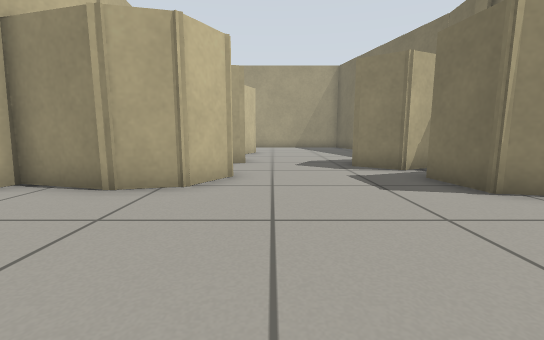
View 1 (above)

20 first-person views from a walk through a world built for the Gazebo simulator. The camera is 0.5 m above the floor, tilts 8° down and sees 90° across. The floor is counted in squares, 0.5 m on a side. Each view is taken from the middle of a square. On the plan, view 1 faces up. The plan holds only what a view shows up to about 11 squares ahead; the rest is blank. The place goes on beyond the plan. Robots are left out.

View 2
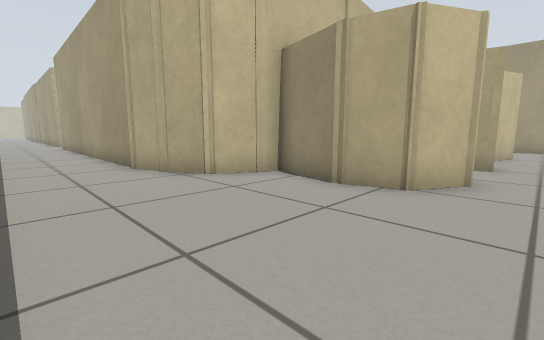

View 3
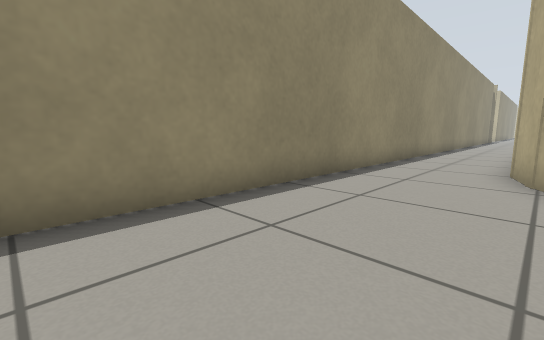

View 4
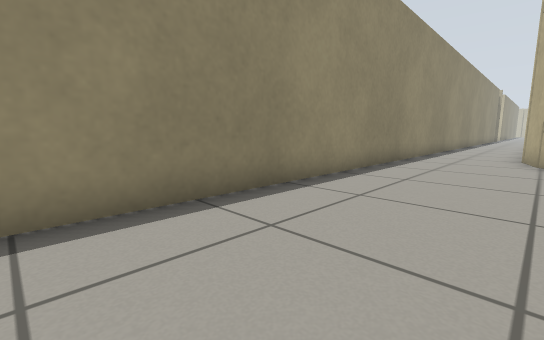

View 5
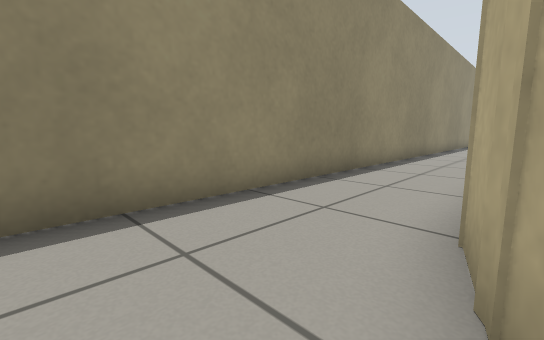

View 6
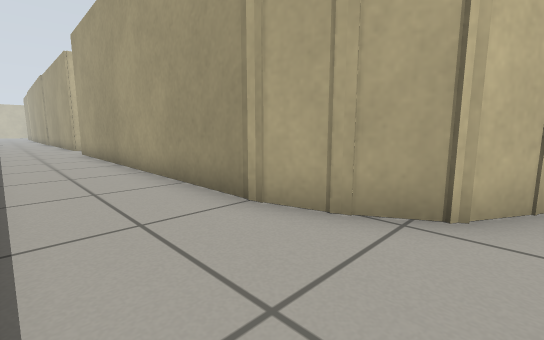

View 7
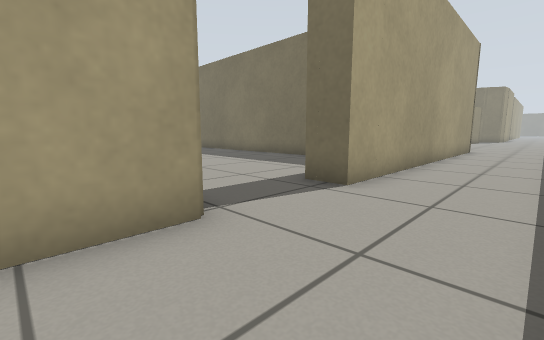

View 8
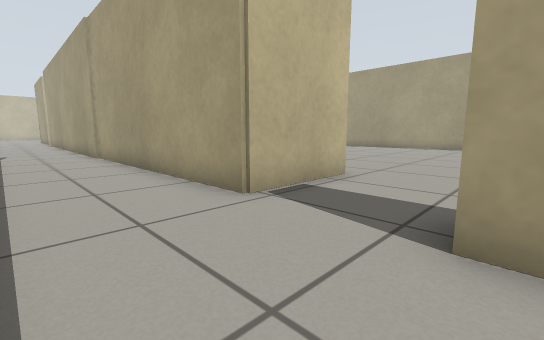

View 9
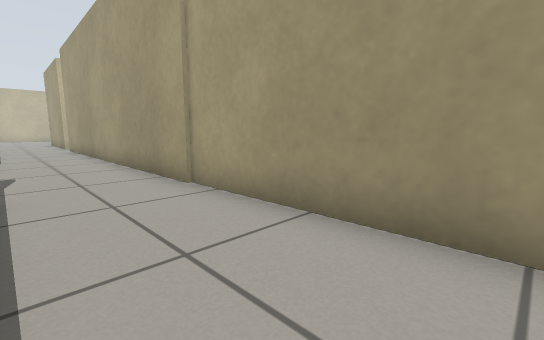

View 10
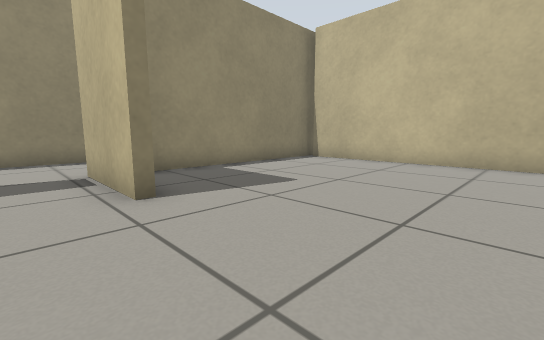

View 11
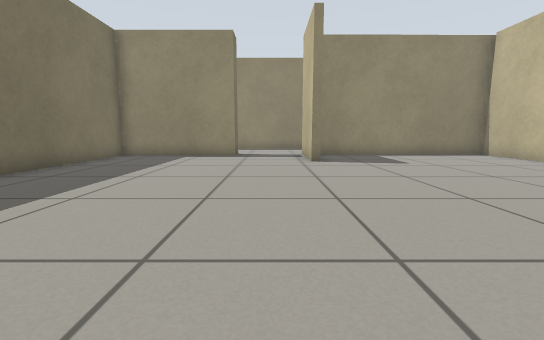

View 12
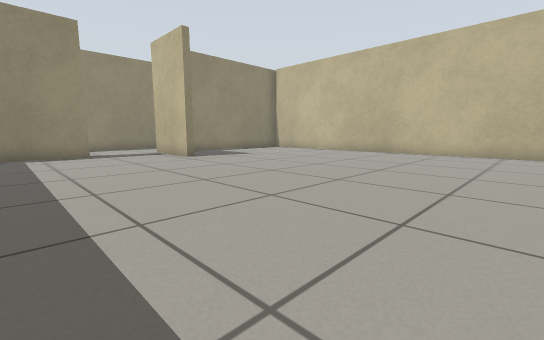

View 13
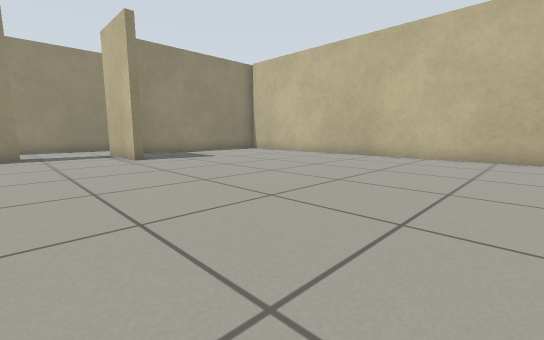

View 14
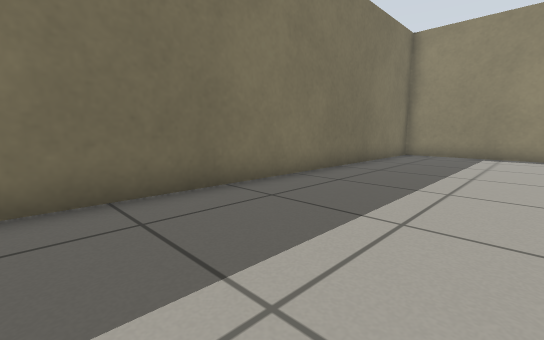

View 15
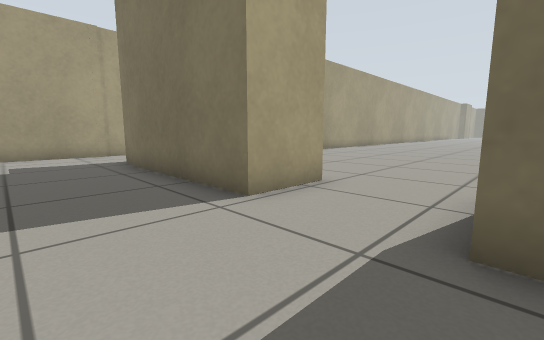

View 16
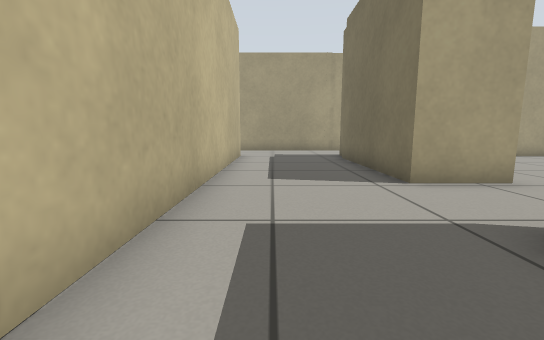

View 17
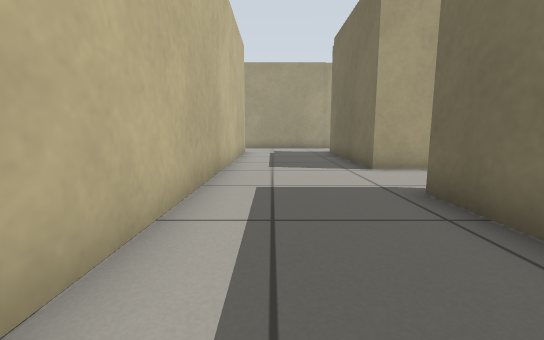

View 18
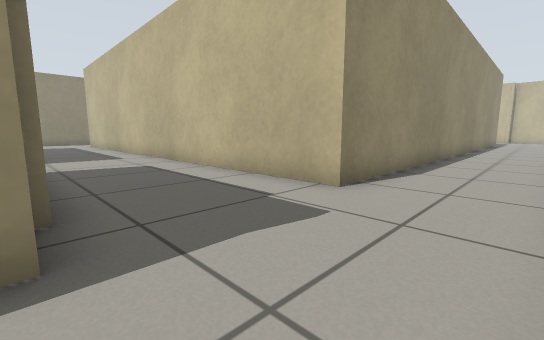

View 19
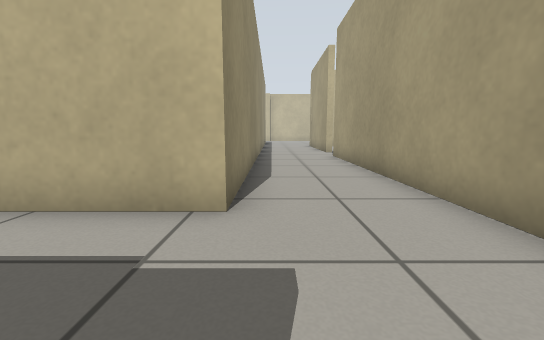

View 20
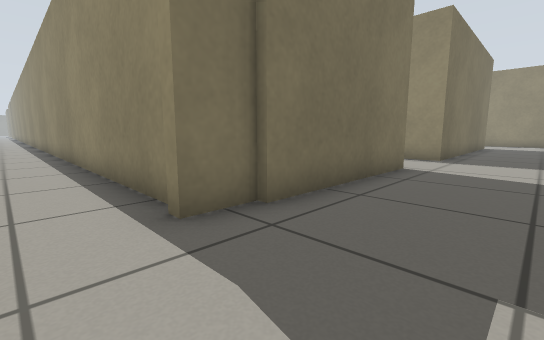

### Floor plan
Points are (right, up) in squares from view 1. A wall is a line through its corners. A room is listed if a view was taken in it or the views show most of it. See-through windows are left out.
Room 1 (views 1, 2, 3, 4, 5, 6, 7, 8, 9, 15, 16, 17, 18, 19, 20)
walls: (-22.3, 2.7) (-31.2, 2.6); (-17.6, -0.6) (4.1, -0.6); (-30.5, -0.6) (-19.4, -0.6); (-31.1, -1.6) (-31.1, -0.4); (-30.9, 2.6) (-43.4, 2.6); (-29.2, -6.8) (-31.3, -6.8) (-31.3, -1.5); (-7.6, 2.6) (-19.4, 2.6); (-6.5, 2.9) (-8, 2.5); (-31.5, -12.7) (-31.5, -9.7) (-30.2, -9.7); (-4.9, 4.7) (-5.6, 3.5) (-6.9, 2.8); (-1.6, 4.9) (-2.8, 4.6) (-4.8, 5.1) (-5, 4.4); (-43.5, -0.6) (-35.3, -0.6) (-35.3, -12.9); (4.3, 4.2) (3.6, 4.3)
ways out: opening at (-20.5, 3.5) to room 2; opening at (-30.5, -8.5); opening at (1, 5)
Room 2 (views 10, 11, 12, 13, 14)
walls: (-22.7, 5.8) (-22.3, 5.8) (-22.3, 2.7); (-19.4, 2.6) (-19.4, 3.6) (-14.8, 3.6) (-14.8, 16.1); (-30.2, 16.1) (-30.2, 3.2); (-30.2, 3) (-23.7, 3)
ways out: opening at (-20.5, 3.5) to room 1

Positions as (right, up) in squares from view 1, and headings:
1: (0, 0), facing up
2: (0, 0), facing up-left
3: (0, 3), facing down-left
4: (4, 3), facing down-left
5: (-5, 3), facing down-left
6: (-5, 0), facing up-left
7: (-24, 0), facing up-right
8: (-19, 0), facing up-left
9: (-26, 0), facing up-left
10: (-21, 10), facing down-left
11: (-21, 15), facing down
12: (-17, 16), facing down-left
13: (-19, 16), facing down-left
14: (-19, 16), facing down-right
15: (-34, -10), facing up-right
16: (-34, -12), facing up
17: (-34, -14), facing up
18: (-31, 2), facing down-left
19: (-32, 0), facing left
20: (-34, 1), facing down-right
